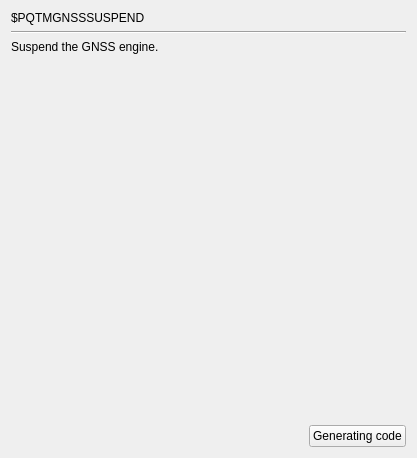
     <widget class="QWidget" name="page_PQTMGNSSSUSPEND">
      <layout class="QGridLayout" name="gridLayout_29">
       <item row="4" column="0">
        <spacer name="horizontalSpacer_126">
         <property name="orientation">
          <enum>Qt::Horizontal</enum>
         </property>
         <property name="sizeHint" stdset="0">
          <size>
           <width>292</width>
           <height>20</height>
          </size>
         </property>
        </spacer>
       </item>
       <item row="3" column="1">
        <spacer name="verticalSpacer_126">
         <property name="orientation">
          <enum>Qt::Vertical</enum>
         </property>
         <property name="sizeHint" stdset="0">
          <size>
           <width>20</width>
           <height>365</height>
          </size>
         </property>
        </spacer>
       </item>
       <item row="0" column="0">
        <widget class="QLabel" name="label_496">
         <property name="text">
          <string>$PQTMGNSSSUSPEND</string>
         </property>
        </widget>
       </item>
       <item row="1" column="0" colspan="2">
        <widget class="Line" name="line_126">
         <property name="orientation">
          <enum>Qt::Horizontal</enum>
         </property>
        </widget>
       </item>
       <item row="2" column="0">
        <widget class="QLabel" name="label_497">
         <property name="text">
          <string>Suspend the GNSS engine.</string>
         </property>
        </widget>
       </item>
       <item row="4" column="1">
        <widget class="QPushButton" name="GC_PQTMGNSSSUSPEND">
         <property name="text">
          <string>Generating code</string>
         </property>
        </widget>
       </item>
      </layout>
     </widget>
